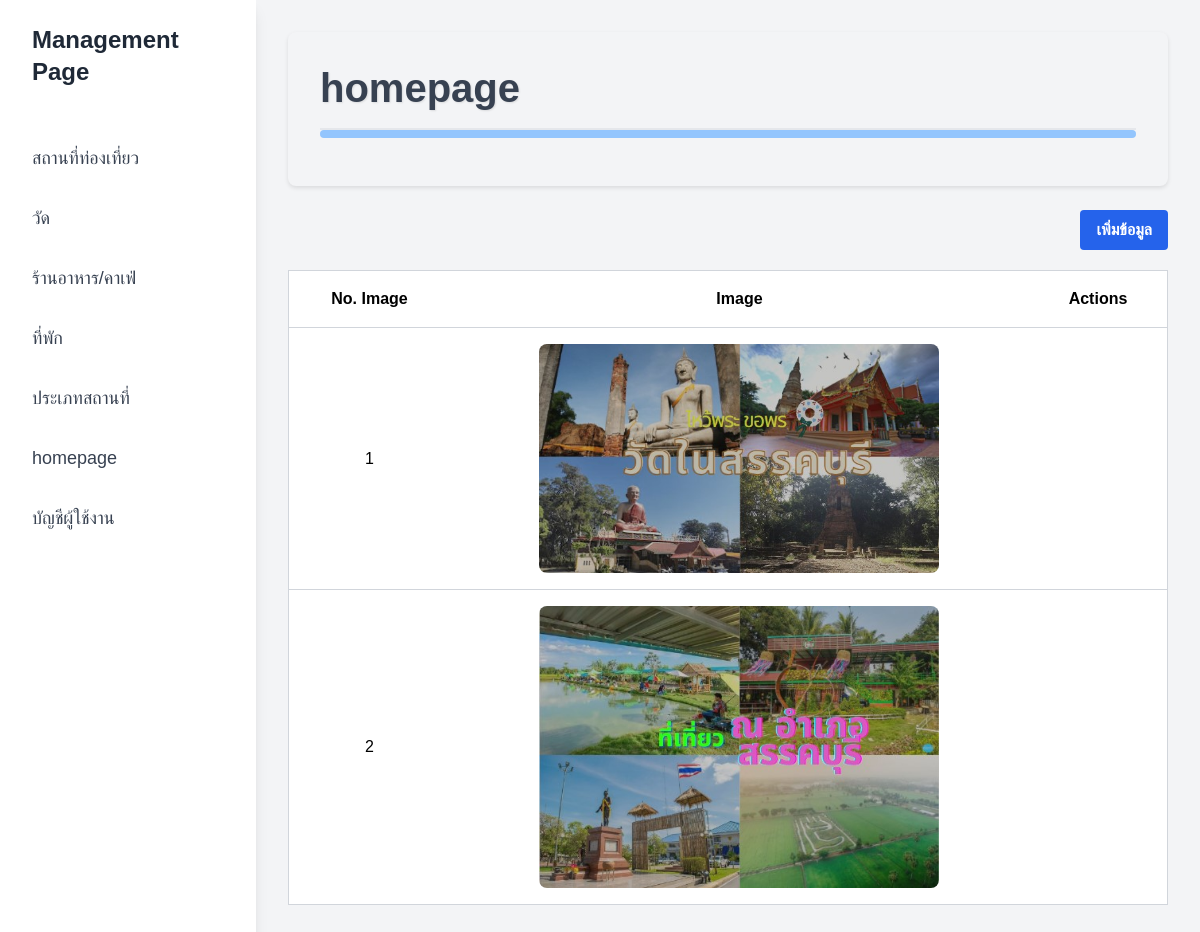
The page /admin/pages/manage.php?category_id=6 on the database its author committed.
### tables this page shows
CREATE TABLE `category` (
  `id` int(11) NOT NULL,
  `name` varchar(255) NOT NULL,
  `category_id` varchar(20) NOT NULL
);

CREATE TABLE `homepage` (
  `id` int(11) NOT NULL,
  `image` varchar(255) NOT NULL,
  `description` text NOT NULL,
  `image_no` varchar(255) NOT NULL
);

### admin/pages/manage.php (the view, shortened to what this page needs)
<?php
include '../db/db.php';
$categoryId = isset($_GET['category_id']) ? $_GET['category_id'] : 1;
$resultsPerPage = 10;
$currentpage = isset($_GET['page']) ? $_GET['page'] : 1;
$sqlCount = "SELECT COUNT(*) as total FROM locations Where category_id='$categoryId'";
$countResult = $db->query($sqlCount);
$startRow = ($currentpage - 1) * $resultsPerPage;
$sql = "SELECT id, name, location, open_time, close_time FROM locations Where category_id='$categoryId' LIMIT $startRow, $resultsPerPage";
$result = $db->query($sql);
?>
<!DOCTYPE html>
<html lang="en">
<head>
    <link href="https://cdn.jsdelivr.net/npm/tailwindcss@2.2.19/dist/tailwind.min.css" rel="stylesheet">
    <link href="//netdna.bootstrapcdn.com/twitter-bootstrap/2.3.2/css/bootstrap-combined.no-icons.min.css" rel="stylesheet">
    <link href="//netdna.bootstrapcdn.com/font-awesome/3.2.1/css/font-awesome.css" rel="stylesheet">
</head>
<body>
    <?php include 'header.php'; ?>
    <main class="flex-1 p-8 h-full">
        <div class="header-table mb-6 flex justify-between">
            <div>
                <?php
                $sqlCategory = "SELECT * FROM category WHERE category_id='$categoryId'";
                $resultCategory = $db->query($sqlCategory);
                $categoryRow = $resultCategory->fetch_assoc();
                ?>
                <h2 class="text-2xl font-bold text-gray-800"><?= $categoryRow['name'] ?></h2>
                <div class="w-full bg-gray-200 h-0.5 mt-2"></div>
            </div>
        </div>
        <?php if ($categoryId == "5") {
            echo '<a href="add_category.php" class="flex justify-end">';
        } elseif ($categoryId == "6") {
            echo '<a href="add_homepage.php" class="flex justify-end">';
        } elseif ($categoryId == "7") {
            echo '<a href="add_user.php" class="flex justify-end">';
        } else {
            echo '<a href="add.php?category_id=' . $categoryId . '" class="flex justify-end">';
        } ?>
        <button class="px-4 py-2 bg-blue-600 text-white font-bold rounded hover:bg-blue-500">
            เพิ่มข้อมูล
        </button>
        </a>
        <div class="overflow-x-auto mt-5">
            <table class="min-w-full bg-white border border-gray-300">
                <thead>
                    <?php if (($_GET['category_id']) == '5') {
                        echo '<tr>
                            <th class="px-6 py-4 border-b border-gray-300 font-bold">Name</th>
                            <th class="px-6 py-4 border-b border-gray-300 font-bold">Category_id</th>
                            <th class="px-6 py-4 border-b border-gray-300 font-bold">Actions</th>
                        </tr>';
                    } elseif (($_GET['category_id']) == '6') {
                        echo '<tr>
                            <th class="px-6 py-4 border-b border-gray-300 font-bold">No. Image</th>
                            <th class="px-6 py-4 border-b border-gray-300 font-bold">Image</th>
                            <th class="px-6 py-4 border-b border-gray-300 font-bold">Actions</th>
                        </tr>';
                    } elseif (($_GET['category_id']) == '7') {
                        echo '<tr>
                            <th class="px-6 py-4 border-b border-gray-300 font-bold">Username</th>
                            <th class="px-6 py-4 border-b border-gray-300 font-bold">Email</th>
                            <th class="px-6 py-4 border-b border-gray-300 font-bold">Actions</th>
                        </tr>';
                    }
                    ?>
                </thead>
                <tbody class="bg-white divide-y divide-gray-300">
                    <?php
                    if ($result->num_rows > 0) {
                        while ($row = $result->fetch_assoc()) {
                            echo '<tr>
                                    <td class="px-6 py-4 whitespace-nowrap">' . $row["name"] . '</td>
                                    <td class="px-6 py-4 whitespace-nowrap">' . $row["location"] . '</td>';
                            if ($row['close_time'] == "") {
                                echo '<td class="px-6 py-4 whitespace-nowrap">' . $row["open_time"] . '</td>';
                            } else {
                                echo '<td class="px-6 py-4 whitespace-nowrap">' . $row["open_time"] . ' น. - ' . $row["close_time"] . ' น.</td>';
                            }
                            echo '<td class="px-6 py-4 whitespace-nowrap">
                                        <div class="bordered-buttons text-2xl text-center">
                                            <a href="view.php?id=' . $row["id"] . '"><i class="icon-edit"></i></a>
                                        </div>
                                    </td>
                                </tr>';
                        }
                    } elseif (($_GET['category_id']) == '6') {
                        $sqlHomepage = "SELECT * FROM homepage";
                        $resultHomepage = $db->query($sqlHomepage);
                        if ($resultHomepage->num_rows > 0) {
                            while ($homepageRow = $resultHomepage->fetch_assoc()) {
                                echo '<tr>
                                    <td class="px-6 py-4 whitespace-nowrap text-center">' . $homepageRow["image_no"] . '</td>
                                    <td class="px-6 py-4 whitespace-nowrap flex justify-center"><img src=' . str_replace( '/admin', '', $homepageRow['image']) . ' class="rounded-lg" width="400" height="400"></td>';
                                echo '<td class="px-6 py-4 whitespace-nowrap">
                                        <div class="bordered-buttons text-2xl text-center">
                                            <a href="view_homepage.php?id=' . $homepageRow["id"] . '"><i class="icon-edit"></i></a>
                                        </div>
                                    </td>
                                </tr>';
                            }
                        }else{
                            echo '<tr>
                                    <td class="px-6 py-4 whitespace-nowrap text-center" colspan="5">ไม่มีข้อมูล</td>
                                </tr>';
                        }
                    } else {
                        echo '<tr>
                                <td class="px-6 py-4 whitespace-nowrap text-center" colspan="5">ไม่มีข้อมูล</td>
                            </tr>';
                    }
                    ?>
                </tbody>
            </table>
        </div>
    </main>
</body>
</html>

### admin/pages/header.php (shortened to what this page needs)
<div class="flex flex-col lg:flex-row h-screen bg-gray-100 h-full">
    <aside class="bg-white w-full lg:w-64 shadow-lg">
        <a href="manage.php?category_id=1">
            <div class="py-6 px-8 bg-white flex justify-between items-center">
                <h1 class="text-2xl font-bold text-gray-800">Management Page</h1>
        </a>
</div>
<nav id="menu" class="mt-4 lg:block">
    <?php
    $sqlCategory = "SELECT * FROM category";
    $resultCategory = $db->query($sqlCategory);
    while ($categoryRow = $resultCategory->fetch_assoc()) {
    ?>
        <a href="manage.php?category_id=<?= $categoryRow['category_id'] ?>" class="flex items-center px-8 py-4 text-gray-700 hover:bg-gray-200">
            <span class="text-lg"><?= $categoryRow['name'] ?></span>
        </a>
    <?php }
    ?>
</nav>

### admin/pages/header.php (style rules this page uses)
body { font-family: Arial, sans-serif; }
.header-table { background-color: #f3f4f6; padding: 2rem; border-radius: 0.5rem; box-shadow: 0 2px 4px rgba(0, 0, 0, 0.1); display: flex; flex-direction: column; align-items: left; text-align: left; }
.header-table h2 { font-size: 2.5rem; font-weight: bold; color: #374151; margin-bottom: 1rem; line-height: 1.2; text-shadow: 1px 1px 2px rgba(0, 0, 0, 0.1); }
.header-table:after { content: ""; display: block; width: 100%; height: 0.5rem; background-color: #93c5fd; border-radius: 0.25rem; margin-bottom: 1rem; }
.h-full { height: 300vh; }

### rows shown on the page
category: name "สถานที่ท่องเที่ยว"
category: name "วัด"
category: name "ร้านอาหาร/คาเฟ่"
category: name "ที่พัก"
category: name "ประเภทสถานที่"
category: name "homepage"
category: name "บัญชีผู้ใช้งาน"
homepage: image_no "1", image (picture)
homepage: image_no "2", image (picture)
